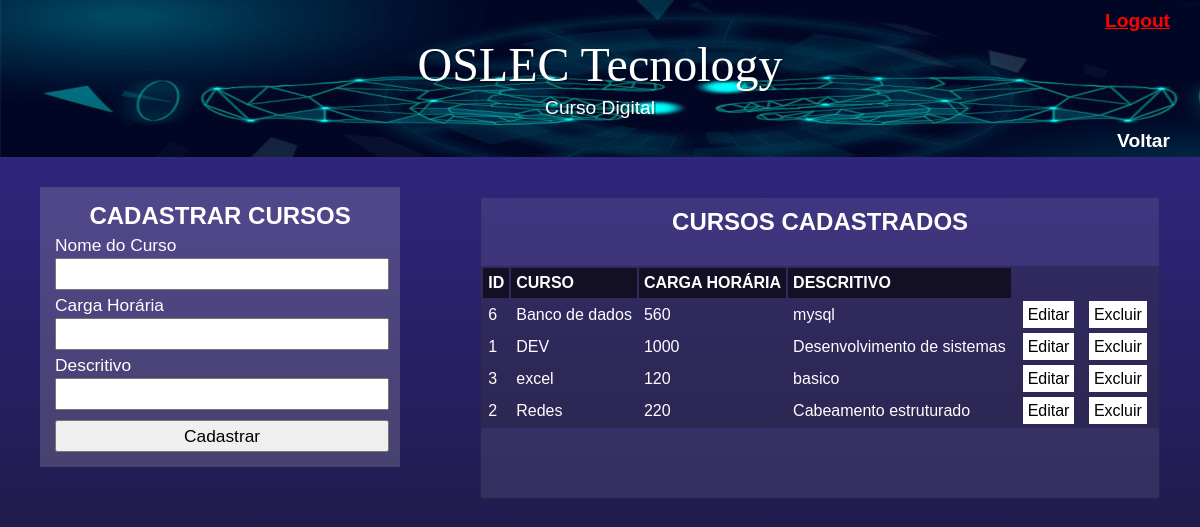
Page /cursos.php (signed in) on the committed database.
### tables this page shows
CREATE TABLE `cursos` (
  `id_Curso` int(11) NOT NULL AUTO_INCREMENT,
  `nome_Curso` varchar(30) NOT NULL,
  `carga_Horaria` int(11) NOT NULL,
  `descritivo` char(200) DEFAULT NULL,
  PRIMARY KEY (`id_Curso`)
);

### classes/cliente.php (called while the page is built, shortened)
<?php
    class Cliente{
        private $pdo;
        public function __construct($dbname, $host, $user, $senha)
        {
            try {
                $this->pdo = new PDO("mysql:dbname=".$dbname.";host=".$host,$user,$senha);
            } catch (PDOException $e) {
                echo "Erro com o banco de dados: ".$e->getMessage();
                exit();
            } catch (Exception $e){
                echo "Erro generico: ".$e->getMessage();
                exit();
            }
        }
        public function buscarDados()
        {
            $cmd = $this->pdo->query("SELECT * FROM cursos ORDER BY nome_Curso");
            $res = $cmd->fetchAll(PDO::FETCH_ASSOC);
            return $res;
        }
    }
?>

### cursos.php (the view, shortened to what this page needs)
<?php
    require_once 'classes/cliente.php';
    $clien = new Cliente("oslec_course","localhost","root","");
?>
<!DOCTYPE html>
<html lang="pt-br">
<head>
    <link rel="stylesheet" href="css/menus.css">
</head>
<body id="tela-menu">
    <header id="menu">
        <a href="logout.php">Logout</a>
        <h1>OSLEC Tecnology</h1>
        <p>Curso Digital</p>
        <a href="menu.php" id="email">Voltar</a>
    </header>
    <main>
        <section>
            <form method="post">
                <h2>CADASTRAR CURSOS</h2>
                <label for="curso">Nome do Curso</label>
                <input name="curso" type="text" id="curso" value="<?php if(isset($res)){echo $res['nome_Curso'];} ?>">
                <label for="carga_horaria">Carga Horária</label>
                <input name="carga_horaria" type="text" id="carga_horaria" value="<?php if(isset($res)){echo $res['carga_Horaria'];} ?>">
                <label for="descritivo">Descritivo</label>
                <input name="descritivo" type="text" id="descritivo" value="<?php if(isset($res)){echo $res['descritivo'];} ?>">
                <input type="submit" value="<?php if(isset($res)){echo "Atualizar";}else{echo "Cadastrar";}?>">
            </form>
        </section>
        <section id="tabela">
            <table>
                <h2 id="tabela">CURSOS CADASTRADOS</h2>
                <tr id="titulo">
                    <td>ID</td>
                    <td>CURSO</td>
                    <td>CARGA HORÁRIA</td>
                    <td colspan="1">DESCRITIVO</td>
                </tr>
                <?php
                    $dados = $clien->buscarDados();
                    if(count($dados) > 0)
                    {
                        for ($i=0; $i < count($dados); $i++)
                        {
                            echo "<tr>";
                            foreach($dados[$i] as $k => $v)
                            {
                                    echo "<td>$v</td>";
                            }
                ?>
                    <td>
                        <a href="cursos.php?id_up=<?= $dados[$i]['id_Curso'] ?>">Editar</a>
                        <a href="cursos.php?id=<?= $dados[$i]['id_Curso'] ?>">Excluir</a>
                    </td>
                <?php
                            echo "</tr>";
                        }
                    }
                    ?>
        </section>
    </main>
</body>
</html>

### css/menus.css (style rules this page uses)
* { margin: 0px; padding: 0px; }
body { background-image: linear-gradient(180deg, #372991, #15142b); background-attachment: fixed; color: white; font-family: Arial, Helvetica, sans-serif; min-width: 400px; }
header { background-image: url("../img/imagem-p1.jpg"); min-height: 130px; color: white; font-family: Arial, Helvetica, sans-serif; text-align: center; }
header > h1 { color: white; font-family: 'Bebas Neue', cursive; font-size: 3em; font-weight: normal; margin-bottom: 5px; text-shadow: 2px 2px 0px rgba(0, 0, 0, 0.267); }
header a { display: flex; justify-content: flex-end; padding: 10px 30px 5px 30px; font-size: 1.2em; font-weight: bold; color: white; text-decoration: none; }
header > p { font-size: 1.2em; color: white; max-width: 600px; padding-left: 10px; padding-right: 10px; margin: auto; padding-bottom: 1px; text-shadow: 2px 2px 0px rgba(0, 0, 0, 0.363); }
label, input { display: block; line-height: 30px; height: 28px; outline: none; font-size: 13pt; width: 100%; }
form { width: 330px; background-color: rgba(214, 214, 214, 0.2); padding: 15px; margin: 30px auto; }
input[type="submit"] { margin-top: 10px; cursor: pointer; box-sizing: content-box; }
main { display: flex; flex-flow: row wrap; justify-content: space-around; }
section { height: 330px; flex-grow: 0; }
section#tabela { background-color: rgba(214, 214, 214, 0.1); overflow-y: scroll; height: 300px; margin-top: 40px; border: 1px solid rgba(0, 0, 0, 0.267); }
h2 { text-align: center; }
h2#tabela { padding-top: 10px; }
table { background-color: rgba(0, 0, 0, 0.2); width: 100%; margin: 30px auto; margin-bottom: 0px; }
th, td { text-align: left; padding: 8px; }
tr { line-height: 30px; }
tr#titulo { font-weight: bold; background-color: rgba(0, 0, 0, 0.6); }
td { padding: 0px 5px; }
td a { background-color: white; color: black; padding: 5px; margin: 0px 5px; text-decoration: none; }

### rows in the picture
cursos: id_Curso "6", nome_Curso "Banco de dados", carga_Horaria "560", descritivo "mysql"
cursos: id_Curso "1", nome_Curso "DEV", carga_Horaria "1000", descritivo "Desenvolvimento de sistemas"
cursos: id_Curso "3", nome_Curso "excel", carga_Horaria "120", descritivo "basico"
cursos: id_Curso "2", nome_Curso "Redes", carga_Horaria "220", descritivo "Cabeamento estruturado"
